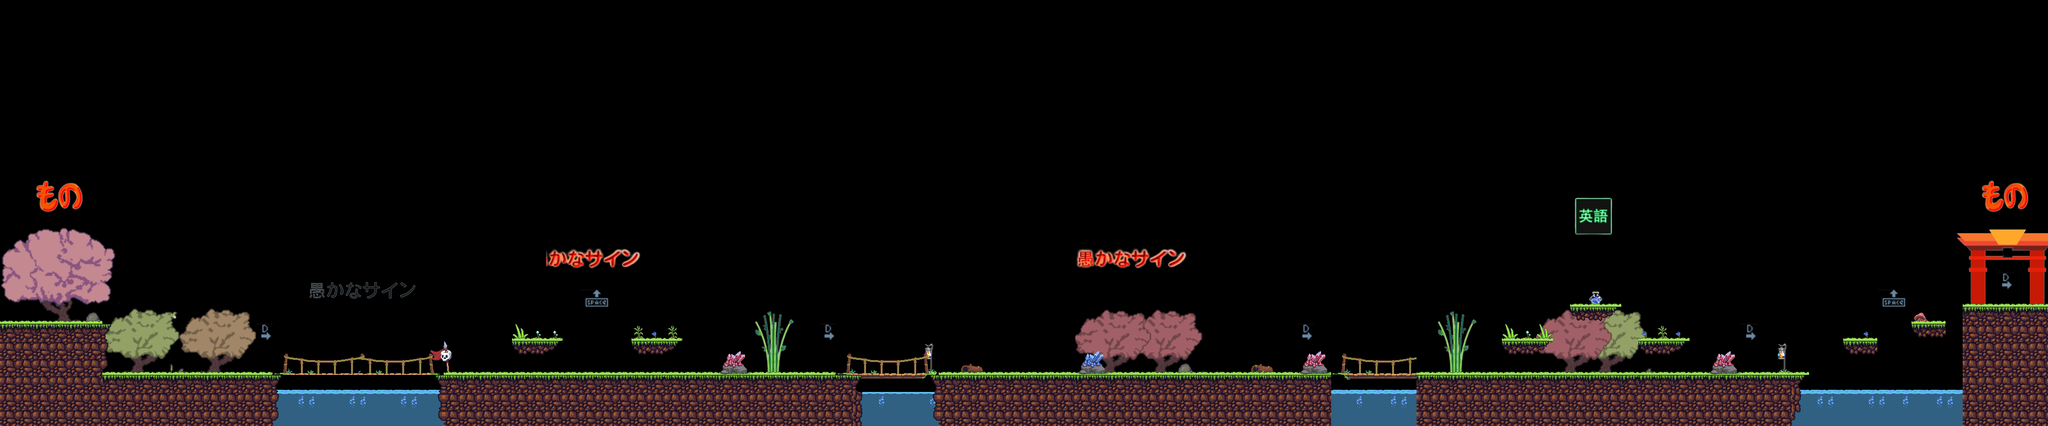

Tiled map render using the project's own tile images. Description and the map definition, with tile-layer contents summarised, below:
An orthogonal 120x25 tile map with 32x32 px tiles, 5 tile layers (tree2, tree, B1, B2, ...), 7 tilesets.

<map version="1.8" tiledversion="1.8.4" orientation="orthogonal" renderorder="right-down" width="120" height="25" tilewidth="32" tileheight="32" infinite="0" nextlayerid="6" nextobjectid="1">
 <tileset firstgid="1" name="gd32x32" tilewidth="32" tileheight="32" tilecount="210" columns="14">
  <image source="gd32x32.png" width="472" height="480" />
 </tileset>
 <tileset firstgid="211" name="Jungle_terrain" tilewidth="32" tileheight="32" tilecount="420" columns="28">
  <image source="Jungle_terrain.png" width="896" height="480" />
 </tileset>
 <tileset firstgid="631" name="objects" tilewidth="32" tileheight="32" tilecount="91" columns="13">
  <image source="objects.PNG" width="416" height="224" />
 </tileset>
 <tileset firstgid="722" name="sheet" tilewidth="32" tileheight="32" tilecount="32" columns="8">
  <image source="sheet.png" width="272" height="128" />
 </tileset>
 <tileset firstgid="754" name="japanset" tilewidth="32" tileheight="32" tilecount="672" columns="16">
  <image source="japanset.png" width="512" height="1344" />
 </tileset>
 <tileset firstgid="1426" name="japanset2" tilewidth="32" tileheight="32" tilecount="95" columns="19">
  <image source="japanset2.png" width="608" height="160" />
 </tileset>
 <tileset firstgid="1521" name="FeudalUrbanJapan0" tilewidth="32" tileheight="32" tilecount="625" columns="25">
  <image source="FeudalUrbanJapan0.png" width="811" height="811" />
 </tileset>
 <layer id="5" name="tree2" width="120" height="25">
  <data>[3000 cells, 76 non-empty, 56 distinct tile ids]</data>
 </layer>
 <layer id="4" name="tree" width="120" height="25">
  <data>[3000 cells, 65 non-empty, 44 distinct tile ids]</data>
 </layer>
 <layer id="2" name="B1" width="120" height="25">
  <data>[3000 cells, 208 non-empty, 160 distinct tile ids]</data>
 </layer>
 <layer id="3" name="B2" width="120" height="25">
  <data>[3000 cells, 238 non-empty, 33 distinct tile ids]</data>
 </layer>
 <layer id="1" name="Collision" width="120" height="25">
  <data>[3000 cells, 387 non-empty, 20 distinct tile ids]</data>
 </layer>
</map>
